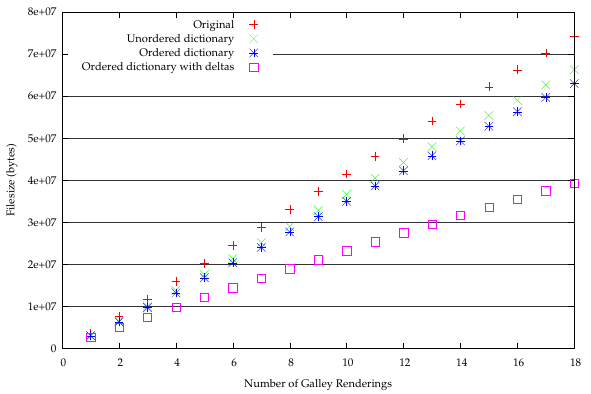

Write the gnuplot code that produced this figure.
set term pdf size 7.6in, 4.66in font "Palatino"
set output "kjv-gz.pdf"
set key inside left
set xla "Number of Galley Renderings"
set yla "Filesize (bytes)"
set grid ytics lt 1 lw 1 lc rgb "#333333"
plot "./kjv-gz.data" i 1 title columnheader(1), '' i 2 title columnheader(1), '' i 3 title columnheader(1), '' i 4 title columnheader(1)


